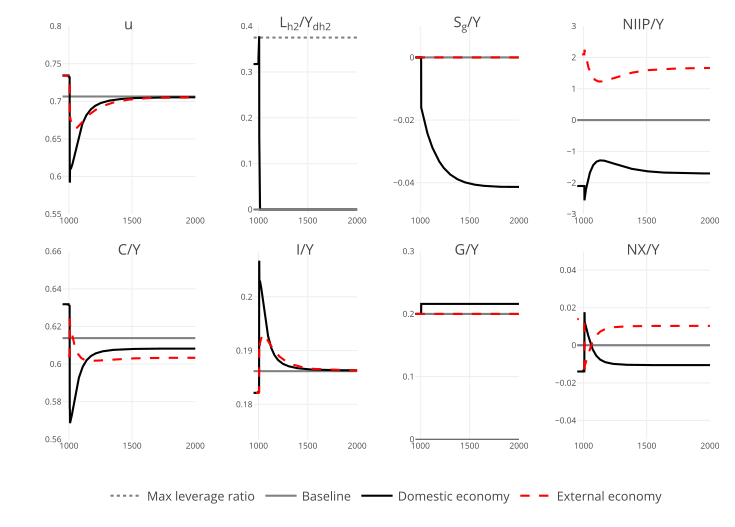

Here is the R script that generated this plot:
library(plotly)

# Load the data
load(here::here("R/simulated_series_for_plots"))

begin <- 950 #-10

end <- 2000

# Annotations for subplots
u <- list(
  text = "u",
  font = list(size = 14),
  xref = "paper",
  yref = "paper",
  yanchor = "bottom",
  xanchor = "center",
  align = "center",
  x = 0.5,
  y = 0.95,
  showarrow = FALSE)

gr_Y <- list(
  text = "gr<sub>Y&#770;</sub>",
  font = list(size = 14),
  xref = "paper",
  yref = "paper",
  yanchor = "bottom",
  xanchor = "center",
  align = "center",
  x = 0.5,
  y = 0.95,
  showarrow = FALSE)

C_Y <- list(
  text = "C/Y",
  font = list(size = 14),
  xref = "paper",
  yref = "paper",
  yanchor = "bottom",
  xanchor = "center",
  align = "center",
  x = 0.5,
  y = 0.95,
  showarrow = FALSE)

I_Y <- list(
  text = "I/Y",
  font = list(size = 14),
  xref = "paper",
  yref = "paper",
  yanchor = "bottom",
  xanchor = "center",
  align = "center",
  x = 0.5,
  y = 0.95,
  showarrow = FALSE)

G_Y <- list(
  text = "G/Y",
  font = list(size = 14),
  xref = "paper",
  yref = "paper",
  yanchor = "bottom",
  xanchor = "center",
  align = "center",
  x = 0.5,
  y = 0.95,
  showarrow = FALSE)

NX_Y <- list(
  text = "NX/Y",
  font = list(size = 14),
  xref = "paper",
  yref = "paper",
  yanchor = "bottom",
  xanchor = "center",
  align = "center",
  x = 0.5,
  y = 0.95,
  showarrow = FALSE)

L_Yh2 <- list(
  text = "L<sub>h2</sub>/Y<sub>dh2</sub>",
  font = list(size = 14),
  xref = "paper",
  yref = "paper",
  yanchor = "bottom",
  xanchor = "center",
  align = "center",
  x = 0.5,
  y = 0.95,
  showarrow = FALSE)

NIIP_Y <- list(
  text = "NIIP/Y",
  font = list(size = 14),
  xref = "paper",
  yref = "paper",
  yanchor = "bottom",
  xanchor = "center",
  align = "center",
  x = 0.5,
  y = 0.95,
  showarrow = FALSE)

S_g_Y <- list(
  text = "S<sub>g</sub>/Y",
  font = list(size = 14),
  xref = "paper",
  yref = "paper",
  yanchor = "bottom",
  xanchor = "center",
  align = "center",
  x = 0.5,
  y = 0.95,
  showarrow = FALSE)

# Utilization rate
p_u <- plot_ly() %>% 
  add_trace(x = 0:(nrow(d4)-3),
            y = tail(d1$u, 1),
            type = "scatter",
            mode = "lines",
            name = "u<sub>baseline</sub>",
            line = list(color = "grey")) %>% 
  add_trace(x = 0:(nrow(d4)-1),
            y = d4$u,
            type = "scatter",
            mode = "lines",
            line = list(color = "black"),
            name = "u") %>% 
  add_trace(x = 0:(nrow(d4)-1),
            y = d4$ux,
            type = "scatter",
            mode = "lines",
            line = list(color = "red",
                        dash = "dash"),
            name = "u<sub>x</sub>") %>%
  layout(xaxis = list(range = c(begin, end),
                      tickfont = list(size = 8)),
         yaxis = list(range = c(0.55, 0.8),
                      tickfont = list(size = 8),
                      dtick = 0.05),
         annotations = u,
         showlegend = TRUE,
         hovermode = "compare")

#p_u

# Growth rate of output
p_gr_Y <- plot_ly() %>% 
  # add_trace(x = 0:(nrow(d4)-3),
  #           y = tail(d4$gr_Y, 1),
  #           type = "scatter",
  #           mode = "lines",
  #           line = list(color = "black",
  #                       dash = "dot",
  #                       width = 1),
  #           hoverinfo = "none") %>% 
  add_trace(x = 0:(nrow(d4)-3),
            y = tail(d1$gr_Y, 1),
            type = "scatter",
            mode = "lines",
            line = list(color = "grey"),
            name = "gr<sub>Y&#770;<sub>baseline</sub></sub>") %>%
  add_trace(x = 0:(nrow(d4)-3),
            y = d4$gr_Y[3:nrow(d4)],
            type = "scatter",
            mode = "lines",
            line = list(color = "black"),
            name = "gr<sub>Y&#770;<sub>") %>% 
  add_trace(x = 0:(nrow(d4)-3),
            y = d4$gr_Yx[3:nrow(d4)],
            type = "scatter",
            mode = "lines",
            name = "gr<sub>Y&#770;<sub>x</sub></sub>",
            line = list(color = "red",
                        dash = "dash")) %>%
  layout(xaxis = list(range = c(begin, end),
                      tickfont = list(size = 8)),
         yaxis = list(range = c(0.014, 0.018),
                      tickfont = list(size = 8)),
         annotations = gr_Y,
         showlegend = TRUE,
         hovermode = "compare")

#p_gr_Y

# Consumption share
p_C <- plot_ly() %>% 
  add_trace(x = 0:(nrow(d4)-3),
            y = tail(d1$C_Y, 1),
            type = "scatter",
            mode = "lines",
            name = "gr<sub>Y<sub>x</sub></sub>",
            line = list(color = "grey")) %>% 
  add_trace(x = 0:(nrow(d4)-1),
            y = d4$C_Y,
            type = "scatter",
            mode = "lines",
            line = list(color = "black"),
            name = "C/Y") %>% 
  add_trace(x = 0:(nrow(d4)-1),
            y = d4$C_Yx,
            type = "scatter",
            mode = "lines",
            line = list(color = "red",
                        dash = "dash"),
            name = "C/Y<sub>x</sub>") %>%
  layout(xaxis = list(range = c(begin, end),
                      tickfont = list(size = 8)),
         yaxis = list(range = c(0.56, 0.66),
                      tickfont = list(size = 8)),
         annotations = C_Y,
         showlegend = TRUE,
         hovermode = "compare")
#p_C

# Investment share
p_I <- plot_ly() %>%
  # add_trace(x = 0:(nrow(d4)-3),
  #           y = tail(d4$I_Y, 1),
  #           type = "scatter",
  #           mode = "lines",
  #           hoverinfo = "none",
  #           line = list(color = "black",
  #                       dash = "dot",
  #                       width = 1)) %>% 
  add_trace(x = 0:(nrow(d4)-3),
            y = tail(d1$I_Y, 1),
            type = "scatter",
            mode = "lines",
            name = "I/Y<sub>baseline</sub>",
            line = list(color = "grey")) %>% 
  add_trace(x = 0:(nrow(d4)-1),
            y = d4$I_Y,
            type = "scatter",
            mode = "lines",
            line = list(color = "black"),
            name = "I/Y") %>% 
  add_trace(x = 0:(nrow(d4)-1),
            y = d4$I_Yx,
            type = "scatter",
            mode = "lines",
            line = list(color = "red",
                        dash = "dash"),
            name = "I/Y<sub>x</sub>") %>%
  layout(xaxis = list(range = c(begin, end),
                      tickfont = list(size = 8)),
         yaxis = list(tickfont = list(size = 8)),
         annotations = I_Y,
         showlegend = TRUE,
         hovermode = "compare")

#p_I

# Government share
p_G <- plot_ly() %>% 
  add_trace(x = 0:(nrow(d4)-3),
            y = tail(d1$G_Y, 1),
            type = "scatter",
            mode = "lines",
            name = "Baseline",
            line = list(color = "grey")) %>%
  add_trace(x = 0:(nrow(d4)-1),
            y = round(d4$G_Y, digits = 6),
            type = "scatter",
            mode = "lines",
            line = list(color = "black"),
            name = "G/Y") %>% 
  add_trace(x = 0:(nrow(d4)-1),
            y = round(d4$G_Yx, digits = 6),
            type = "scatter",
            mode = "lines",
            line = list(color = "red",
                        dash = "dash"),
            name = "G/Y<sub>x</sub>") %>%
  layout(xaxis = list(range = c(begin, end),
                      tickfont = list(size = 8)),
         yaxis = list(range = c(0, 0.3), 
                      tickfont = list(size = 8)),
         annotations = G_Y,
         showlegend = TRUE,
         hovermode = "compare")

#p_G

# Net export share
p_NX <- plot_ly() %>% 
  add_trace(x = 0:(nrow(d4)-3),
            y = tail(d1$NX_Y, 1),
            type = "scatter",
            mode = "lines",
            name = "Baseline",
            line = list(color = "grey")) %>% 
  add_trace(x = 0:(nrow(d4)-1),
            y = d4$NX_Y,
            type = "scatter",
            mode = "lines",
            line = list(color = "black"),
            name = "Domestic economy") %>% # NX/Y 
  add_trace(x = 0:(nrow(d4)-1),
            y = d4$NX_Yx,
            type = "scatter",
            mode = "lines",
            line = list(color = "red",
                        dash = "dash"),
            name = "External economy") %>% # NX/Y<sub>x</sub>
  layout(xaxis = list(range = c(begin, end),
                      tickfont = list(size = 8)),
         yaxis = list(range = c(-0.05, 0.05),
                      tickfont = list(size = 8),
                      dtick = 0.02),
         annotations = NX_Y,
         showlegend = TRUE,
         hovermode = "compare")

#p_NX

# NIIP share
p_NIIP <- plot_ly() %>% 
  add_trace(x = 0:(nrow(d4)-3),
            y = 0,
            type = "scatter",
            mode = "lines",
            name = "Baseline",
            line = list(color = "grey")) %>% 
  add_trace(x = 0:(nrow(d4)-1),
            y = d4$NIIP_Y,
            type = "scatter",
            mode = "lines",
            line = list(color = "black"),
            name = "Domestic economy") %>% 
  add_trace(x = 0:(nrow(d4)-1),
            y = d4$NIIP_Yx,
            type = "scatter",
            mode = "lines",
            line = list(color = "red",
                        dash = "dash"),
            name = "External economy") %>% 
  layout(xaxis = list(range = c(begin, end),
                      tickfont = list(size = 8)),
         yaxis = list(range = c(-3, 3),
                      tickfont = list(size = 8),
                      dtick = 1),
         annotations = NIIP_Y,
         showlegend = TRUE,
         hovermode = "compare")

# p_NIIP

# Debt to income ratio
p_L_Yh2 <- plot_ly() %>% 
  add_trace(x = 0:(nrow(d4)-1),
            y = 0.375,
            type = "scatter",
            mode = "lines",
            name = "Max leverage ratio",
            showlegend = TRUE,
            line = list(color = "grey", 
                        dash = "dot")) %>% 
  add_trace(x = 0:(nrow(d4)-1),
            y = d4$L_Yh2,
            type = "scatter",
            mode = "lines",
            showlegend = FALSE,
            line = list(color = "black"),
            name = "(L/Y)<sub>h2</sub>") %>% 
  add_trace(x = 0:(nrow(d4)-3),
            y = 0,
            type = "scatter",
            mode = "lines",
            name = "Baseline",
            showlegend = FALSE,
            line = list(color = "grey")) %>% 
  layout(xaxis = list(range = c(begin, end),
                      tickfont = list(size = 8)),
         yaxis = list(range = c(-0.01, 0.4), 
                      tickfont = list(size = 8)),
         annotations = L_Yh2,
         showlegend = FALSE,
         hovermode = "compare")

#p_L_Yh2

# Deficit
p_S_g_Y <- plot_ly() %>%
  add_trace(x = 0:(nrow(d4)-3),
            y = 0,
            type = "scatter",
            mode = "lines",
            name = "Baseline",
            line = list(color = "grey")) %>%
  add_trace(x = 0:(nrow(d4)-1),
            y = d4$S_g,
            type = "scatter",
            mode = "lines",
            line = list(color = "black"),
            name = "S<sub>g</sub>/Y") %>% 
  add_trace(x = 0:(nrow(d4)-1),
            y = d4$S_gx,
            type = "scatter",
            mode = "lines",
            line = list(color = "red",
                        dash = "dash"),
            name = "S<sub>g</sub>/Yx") %>% 
  layout(xaxis = list(range = c(begin, end),
                      tickfont = list(size = 8)),
         yaxis = list(range = c(-0.05, 0.01), 
                      tickfont = list(size = 8)),
         annotations = S_g_Y,
         showlegend = TRUE,
         hovermode = "compare")

#p_S_g_Y

sub_plots <- subplot(style(p_u, showlegend = FALSE),
                     p_L_Yh2,
                     style(p_S_g_Y, showlegend = FALSE),
                     p_NIIP,
                     style(p_C, showlegend = FALSE),
                     style(p_I, showlegend = FALSE),
                     style(p_G, showlegend = FALSE),
                     style(p_NX, showlegend = FALSE),
                     nrows = 2, margin = 0.045, titleY = T, titleX = T) %>%
  layout(legend = list(x = 0.5,
                       orientation = "h",
                       xanchor = "center",
                       font = list(size = 12))) %>% 
  config(displayModeBar = F)

sub_plots

# orca(
#   sub_plots,
#   file = "R/plots/figure4_alternative8.pdf"
# )
